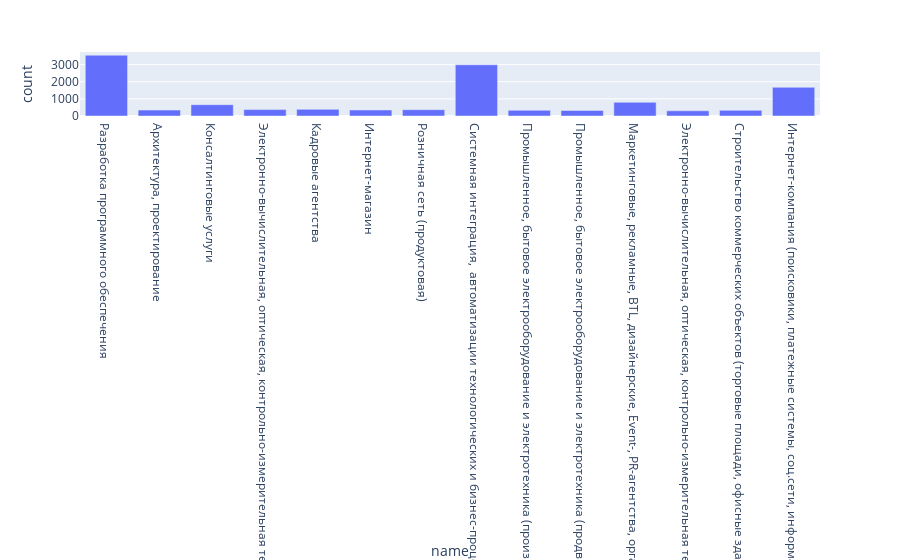

This figure's notebook cell:
### Markdown cell above
#### **Дополнительное исследование №2**

### Code cell
# Создадим запрос, который считает кол-во сфер деятельности, указанных работодателями
query_test3 = f''' 
            SELECT
                ind.name,
                COUNT(ind.name) 
            FROM 
                public.employers_industries em_i
                JOIN public.industries ind ON em_i.industry_id = ind.id
                JOIN public.employers em ON em_i.employer_id = em.id
            GROUP BY ind.name
            '''
exit_test3 = pd.read_sql_query(query_test3, connection_project)

# Построим график с отрослями, указанных работодателями более 700 раз
plot_ind = px.bar(data_frame= exit_test3[exit_test3['count'] > 300],
                  x= 'name',
                  y= 'count')
plot_ind.show()
plot_ind.write_html("plotly_express2.html")

### Figure 1 — Plotly figure (JSON) as saved in the notebook; plotly's stock layout.template omitted (floating-point values rounded to 4 significant figures)
{"data": [{"alignmentgroup": "True", "hovertemplate": "name=%{x}<br>count=%{y}<extra></extra>", "legendgroup": "", "marker": {"color": "#636efa", "pattern": {"shape": ""}}, "name": "", "offsetgroup": "", "orientation": "v", "showlegend": false, "textposition": "auto", "type": "bar", "x": ["Разработка программного обеспечения", "Архитектура, проектирование", "Консалтинговые услуги", "Электронно-вычислительная, оптическая, контрольно-измерительная техника, радиоэлектроника, автоматика (продвижение, оптовая торговля)", "Кадровые агентства", "Интернет-магазин", "Розничная сеть (продуктовая)", "Системная интеграция,  автоматизации технологических и бизнес-процессов предприятия, ИТ-консалтинг", "Промышленное, бытовое электрооборудование и электротехника (производство)", "Промышленное, бытовое электрооборудование и электротехника (продвижение, оптовая торговля)", "Маркетинговые, рекламные, BTL, дизайнерские, Event-, PR-агентства, организация выставок", "Электронно-вычислительная, оптическая, контрольно-измерительная техника, радиоэлектроника, автоматика (производство)", "Строительство коммерческих объектов (торговые площади, офисные здания)", "Интернет-компания (поисковики, платежные системы, соц.сети, информационно-познавательные и развлекательные ресурсы, продвижение сайтов и прочее)"], "xaxis": "x", "y": [3553, 346, 662, 374, 389, 351, 368, 2993, 332, 325, 798, 303, 331, 1675], "yaxis": "y"}], "layout": {"barmode": "relative", "legend": {"tracegroupgap": 0}, "margin": {"t": 60}, "xaxis": {"anchor": "y", "domain": [0, 1], "title": {"text": "name"}}, "yaxis": {"anchor": "x", "domain": [0, 1], "title": {"text": "count"}}}}
